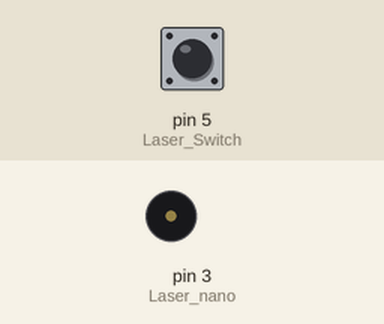
The sketch below on a simulated Arduino Uno, built with avr-gcc and run on an emulated ATmega328P. Parts: buzzer (waves = sounding). Inputs (shaded band) come from the test bench; at power-on: pin 5 (Laser_Switch) HIGH. What the sketch prints to the serial monitor is not drawn.

Above: at 1.2 s.
1.3 s: pin 5 (Laser_Switch) pulled LOW for 0.15 s
At 2.0 s:
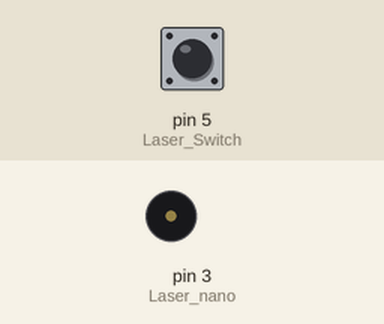
2.9 s: pin 5 (Laser_Switch) pulled LOW for 1 s
At 4.4 s:
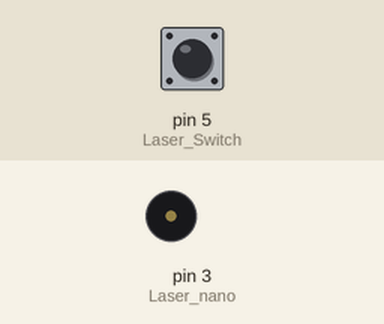
Timing chart, 0 to 5.9 s (numbered marks = the images above; inputs shaded):
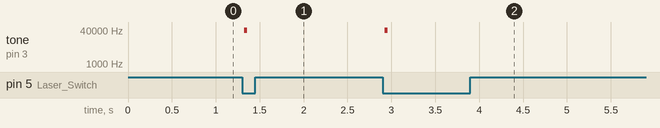

Measured:
- after the input at 1.3 s, tone on pin 3 (Laser_nano): silent → 38000 Hz at once, → silent 0.04 s later
- after the input at 2.9 s, tone on pin 3 (Laser_nano): silent → 38000 Hz at once, → silent 0.03 s later

The sketch:

gun_nano.ino
```cpp
#define Laser_Switch   5
#define Laser_nano     3
bool flag = true;
unsigned long laserOnTime = 0;
bool laserActive = false;
const unsigned long laserDuration = 35;

void setup() {
  Serial.begin(9600);
  pinMode(Laser_Switch, INPUT);
  pinMode(Laser_nano, OUTPUT);
}

void loop() {
  int read_input = digitalRead(Laser_Switch);

  if (read_input == 0 && flag == true) {
    Serial.println("Fired");
    //delay(10);
    tone(Laser_nano, 38000);
    laserOnTime = millis();
    laserActive = true;
    flag = false;
  }

  if (laserActive && millis() - laserOnTime >= laserDuration) {
    noTone(Laser_nano);
    laserActive = false;
  }

  if (read_input == 1) {
    flag = true;
    Serial.println("Trigger released");
  }
}
```
